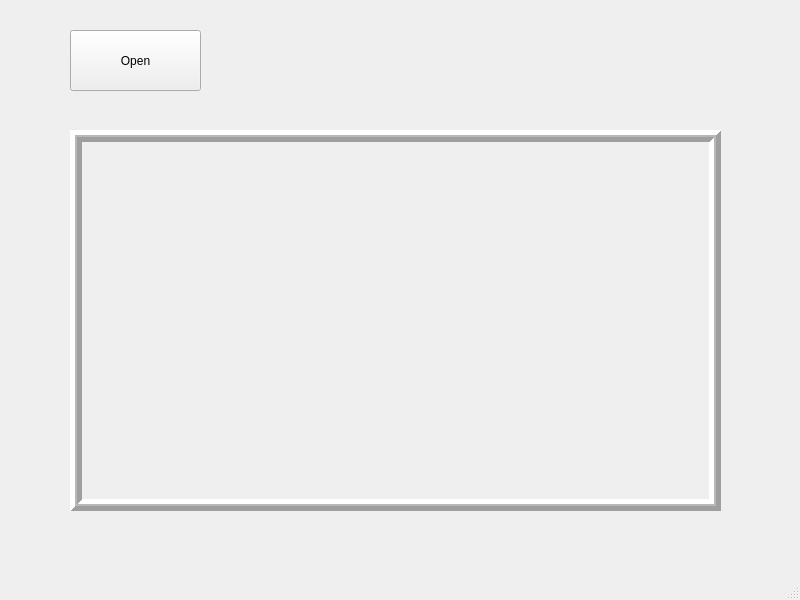
<?xml version="1.0" encoding="UTF-8"?>
<ui version="4.0">
 <class>MainWindow</class>
 <widget class="QMainWindow" name="MainWindow">
  <property name="geometry">
   <rect>
    <x>0</x>
    <y>0</y>
    <width>800</width>
    <height>600</height>
   </rect>
  </property>
  <property name="windowTitle">
   <string>MainWindow</string>
  </property>
  <widget class="QWidget" name="centralwidget">
   <widget class="QPushButton" name="openButton">
    <property name="geometry">
     <rect>
      <x>70</x>
      <y>30</y>
      <width>131</width>
      <height>61</height>
     </rect>
    </property>
    <property name="text">
     <string>Open</string>
    </property>
   </widget>
   <widget class="QLabel" name="Display">
    <property name="geometry">
     <rect>
      <x>70</x>
      <y>130</y>
      <width>651</width>
      <height>381</height>
     </rect>
    </property>
    <property name="frameShape">
     <enum>QFrame::Box</enum>
    </property>
    <property name="frameShadow">
     <enum>QFrame::Raised</enum>
    </property>
    <property name="lineWidth">
     <number>5</number>
    </property>
    <property name="midLineWidth">
     <number>2</number>
    </property>
    <property name="text">
     <string/>
    </property>
   </widget>
  </widget>
  <widget class="QMenuBar" name="menubar">
   <property name="geometry">
    <rect>
     <x>0</x>
     <y>0</y>
     <width>800</width>
     <height>22</height>
    </rect>
   </property>
  </widget>
  <widget class="QStatusBar" name="statusbar"/>
 </widget>
 <resources/>
 <connections/>
</ui>
